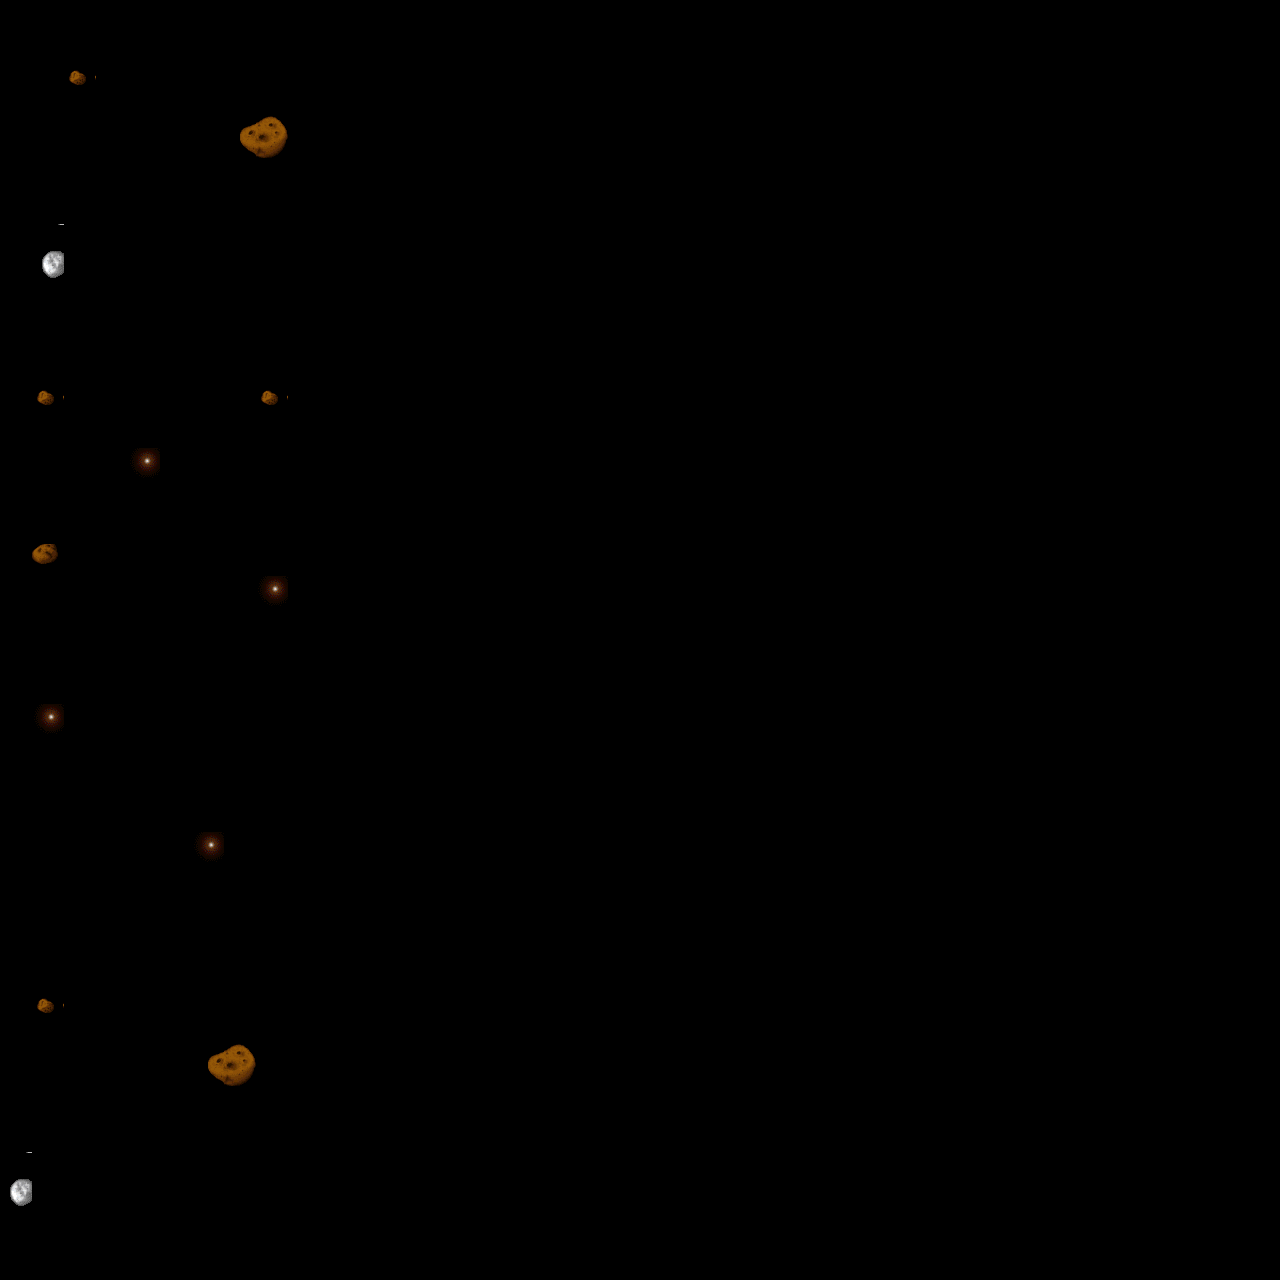

This is a level from a 2D game, rendered from its Tiled map with the project's own tilesets. A one-line summary and the map file follow, with tile-layer data summarised:
An orthogonal 40x40 tile map with 32x32 px tiles, 1 tile layer (background).

<map version="1.0" orientation="orthogonal" width="40" height="40" tilewidth="32" tileheight="32">
 <tileset firstgid="1" name="disasteroids2_master" tilewidth="32" tileheight="32">
  <image source="disasteroids2_master.bmp" width="639" height="479" />
 </tileset>
 <layer name="background" width="40" height="40">
  <data>[1600 cells, 1600 non-empty, 11 distinct tile ids]</data>
 </layer>
</map>
